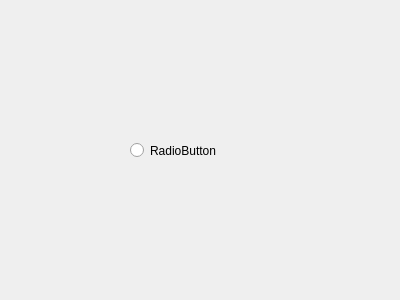
<?xml version="1.0" encoding="UTF-8"?>
<ui version="4.0">
 <class>Form</class>
 <widget class="QWidget" name="Form">
  <property name="geometry">
   <rect>
    <x>0</x>
    <y>0</y>
    <width>400</width>
    <height>300</height>
   </rect>
  </property>
  <property name="windowTitle">
   <string>Form</string>
  </property>
  <widget class="QRadioButton" name="radioButton">
   <property name="geometry">
    <rect>
     <x>130</x>
     <y>140</y>
     <width>100</width>
     <height>21</height>
    </rect>
   </property>
   <property name="text">
    <string>RadioButton</string>
   </property>
  </widget>
 </widget>
 <resources/>
 <connections/>
</ui>
